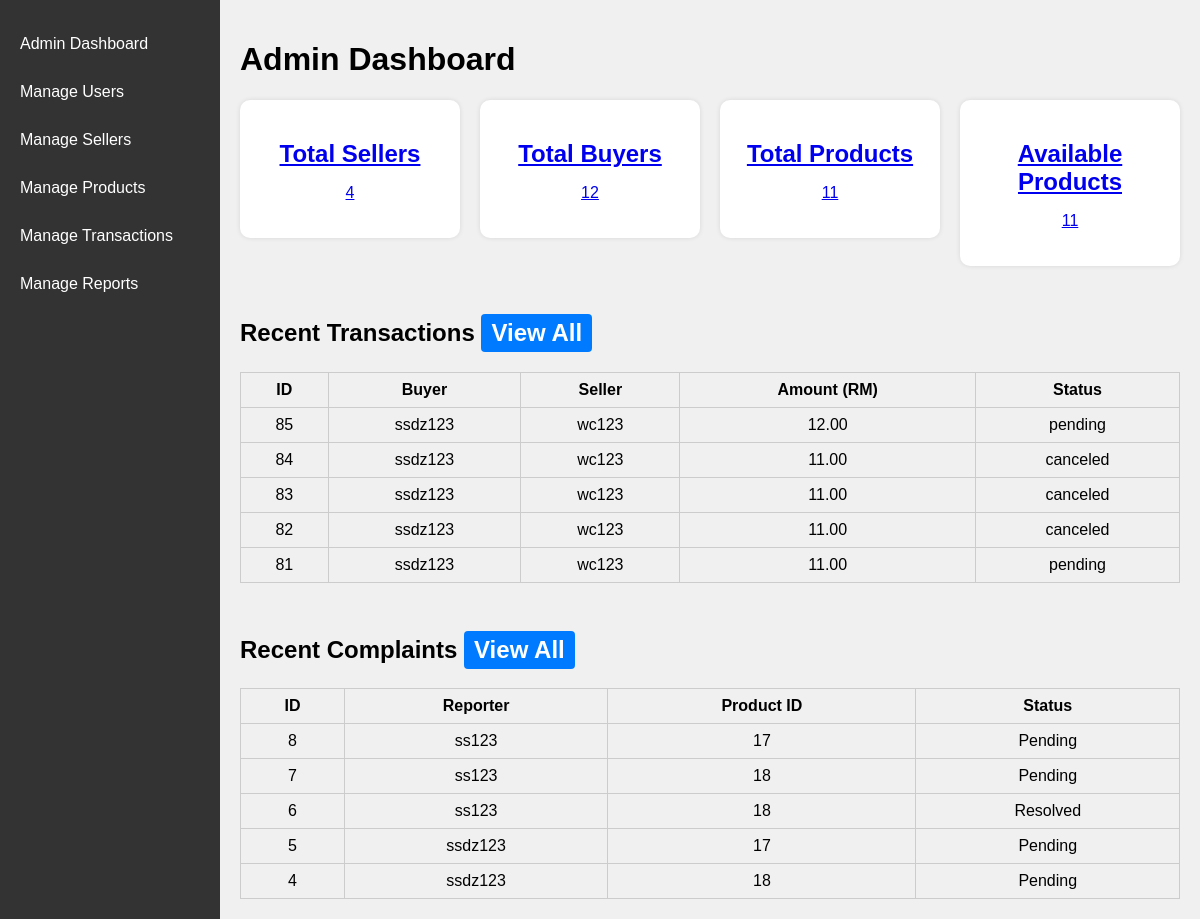
The page /admin_dashboard.php on the database its author committed.
### tables this page shows
CREATE TABLE `transaction` (
  `transaction_id` int(9) NOT NULL,
  `buyer_id` int(9) NOT NULL,
  `seller_id` int(9) NOT NULL,
  `payment_status` varchar(255) NOT NULL,
  `total_amount` decimal(10,2) DEFAULT NULL,
  `receipt` varchar(255) DEFAULT NULL,
  `confirmed_by` int(9) DEFAULT NULL,
  `transaction_date` datetime NOT NULL DEFAULT current_timestamp(),
  `status` varchar(20) NOT NULL DEFAULT 'pending',
  `product_id` int(9) DEFAULT NULL,
  `shipping_address` text DEFAULT NULL
);

CREATE TABLE `user` (
  `user_id` int(9) NOT NULL,
  `username` varchar(255) NOT NULL,
  `email` varchar(255) NOT NULL,
  `password` varchar(255) NOT NULL,
  `contact_info` varchar(255) DEFAULT NULL,
  `phone_number` varchar(255) DEFAULT NULL,
  `qrcode` varchar(255) DEFAULT NULL,
  `status` enum('active','banned') DEFAULT 'active'
);

CREATE TABLE `complaint` (
  `complaint_id` int(9) NOT NULL,
  `user_id` int(9) NOT NULL,
  `product_id` int(9) NOT NULL,
  `seller_id` int(9) NOT NULL,
  `report_reason` varchar(255) NOT NULL,
  `complaint_text` text NOT NULL,
  `image_path_1` varchar(255) NOT NULL,
  `image_path_2` varchar(255) NOT NULL,
  `status` varchar(50) NOT NULL DEFAULT 'Pending',
  `assigned_admin_id` int(9) DEFAULT NULL,
  `admin_response` text DEFAULT NULL,
  `created_at` datetime NOT NULL DEFAULT current_timestamp(),
  `updated_at` datetime NOT NULL DEFAULT current_timestamp() ON UPDATE current_timestamp()
);

### admin_dashboard.php (the view, shortened to what this page needs)
<?php
require 'db.php';
include 'adminlayout.php';
$totalProducts = $pdo->query("SELECT COUNT(*) FROM product")->fetchColumn();
$availableProducts = $pdo->query("SELECT COUNT(*) FROM product WHERE status = 'Available'")->fetchColumn();
$totalSellers = $pdo->query("SELECT COUNT(DISTINCT user_id) FROM product")->fetchColumn();
$totalUsers = $pdo->query("SELECT COUNT(*) FROM user")->fetchColumn();
$totalBuyers = $totalUsers - $totalSellers;
$recentTransactions = $pdo->query("
    SELECT t.transaction_id, b.username AS buyer, s.username AS seller, t.total_amount, t.status
    FROM transaction t
    JOIN user b ON t.buyer_id = b.user_id
    JOIN user s ON t.seller_id = s.user_id
    ORDER BY t.transaction_date DESC LIMIT 5
")->fetchAll();
$recentComplaints = $pdo->query("
    SELECT c.complaint_id, u.username AS reporter, c.product_id, c.status
    FROM complaint c
    JOIN user u ON c.user_id = u.user_id
    ORDER BY c.created_at DESC LIMIT 5
")->fetchAll();
?>
<h1>Admin Dashboard</h1>
<div class="dashboard-grid">
    <a href="manage_seller.php">
    <div class="card">
        <h2>Total Sellers</h2>
        <p><?= $totalSellers ?></p>
    </div>
    </a>
    <a href="manage_users.php">
    <div class="card">
        <h2>Total Buyers</h2>
        <p><?= $totalBuyers ?></p>
    </div>
    </a>
    <a href="manage_product.php">
    <div class="card">
        <h2>Total Products</h2>
        <p><?= $totalProducts ?></p>
    </div>
    </a>
    <a href="manage_product.php">
    <div class="card">
        <h2>Available Products</h2>
        <p><?= $availableProducts ?></p>
    </div>
    </a>
</div>
<br>
<h2>Recent Transactions <a href="manageorder.php" class="btn">View All</a></h2>
<table>
    <tr>
        <th>ID</th>
        <th>Buyer</th>
        <th>Seller</th>
        <th>Amount (RM)</th>
        <th>Status</th>
    </tr>
    <?php foreach ($recentTransactions as $t): ?>
        <tr onclick="window.location='admin_order_details.php?id=<?= $t['transaction_id'] ?>'" style="cursor:pointer;">
            <td><?= $t['transaction_id'] ?></td>
            <td><?= htmlspecialchars($t['buyer']) ?></td>
            <td><?= htmlspecialchars($t['seller']) ?></td>
            <td><?= number_format($t['total_amount'], 2) ?></td>
            <td><?= htmlspecialchars($t['status']) ?></td>
        </tr>
    <?php endforeach; ?>
</table>
<br>
<h2>Recent Complaints <a href="adminmanagereport.php" class="btn">View All</a></h2>
<table>
    <tr>
        <th>ID</th>
        <th>Reporter</th>
        <th>Product ID</th>
        <th>Status</th>
    </tr>
    <?php foreach ($recentComplaints as $c): ?>
        <tr onclick="window.location='adminmanagereport.php#complaint<?= $c['complaint_id'] ?>'" style="cursor:pointer;">
            <td><?= $c['complaint_id'] ?></td>
            <td><?= htmlspecialchars($c['reporter']) ?></td>
            <td><?= $c['product_id'] ?></td>
            <td><?= $c['status'] ?></td>
        </tr>
    <?php endforeach; ?>
</table>
</div>
</body>
</html>

### adminlayout.php (style rules this page uses)
body { margin: 0; font-family: Arial, sans-serif; display: flex; min-height: 100vh; }
.dashboard-grid { display: grid; grid-template-columns: repeat(auto-fit, minmax(200px, 1fr)); gap: 20px; }
.card { background: white; padding: 20px; border-radius: 10px; box-shadow: 0 0 5px rgba(0,0,0,0.1); text-align: center; }
.card h2 { margin-bottom: 10px; }
table { width: 100%; border-collapse: collapse; margin-top: 10px; }
table, th, td { border: 1px solid #ccc; }
th, td { padding: 8px; text-align: center; }
a.btn { display: inline-block; padding: 5px 10px; background-color: #007bff; color: white; text-decoration: none; border-radius: 4px; margin-top: 10px; }

### rows shown on the page
transaction: transaction_id "85", buyer.username "ssdz123", seller.username "wc123", total_amount "12.00", status "pending"
transaction: transaction_id "84", buyer.username "ssdz123", seller.username "wc123", total_amount "11.00", status "canceled"
transaction: transaction_id "83", buyer.username "ssdz123", seller.username "wc123", total_amount "11.00", status "canceled"
transaction: transaction_id "82", buyer.username "ssdz123", seller.username "wc123", total_amount "11.00", status "canceled"
transaction: transaction_id "81", buyer.username "ssdz123", seller.username "wc123", total_amount "11.00", status "pending"
complaint: complaint_id "8", user.username "ss123", product "17", status "Pending"
complaint: complaint_id "7", user.username "ss123", product "18", status "Pending"
complaint: complaint_id "6", user.username "ss123", product "18", status "Resolved"
complaint: complaint_id "5", user.username "ssdz123", product "17", status "Pending"
complaint: complaint_id "4", user.username "ssdz123", product "18", status "Pending"

### other values the page prints
$totalSellers "4"
$totalBuyers "12"
$totalProducts "11"
$availableProducts "11"
